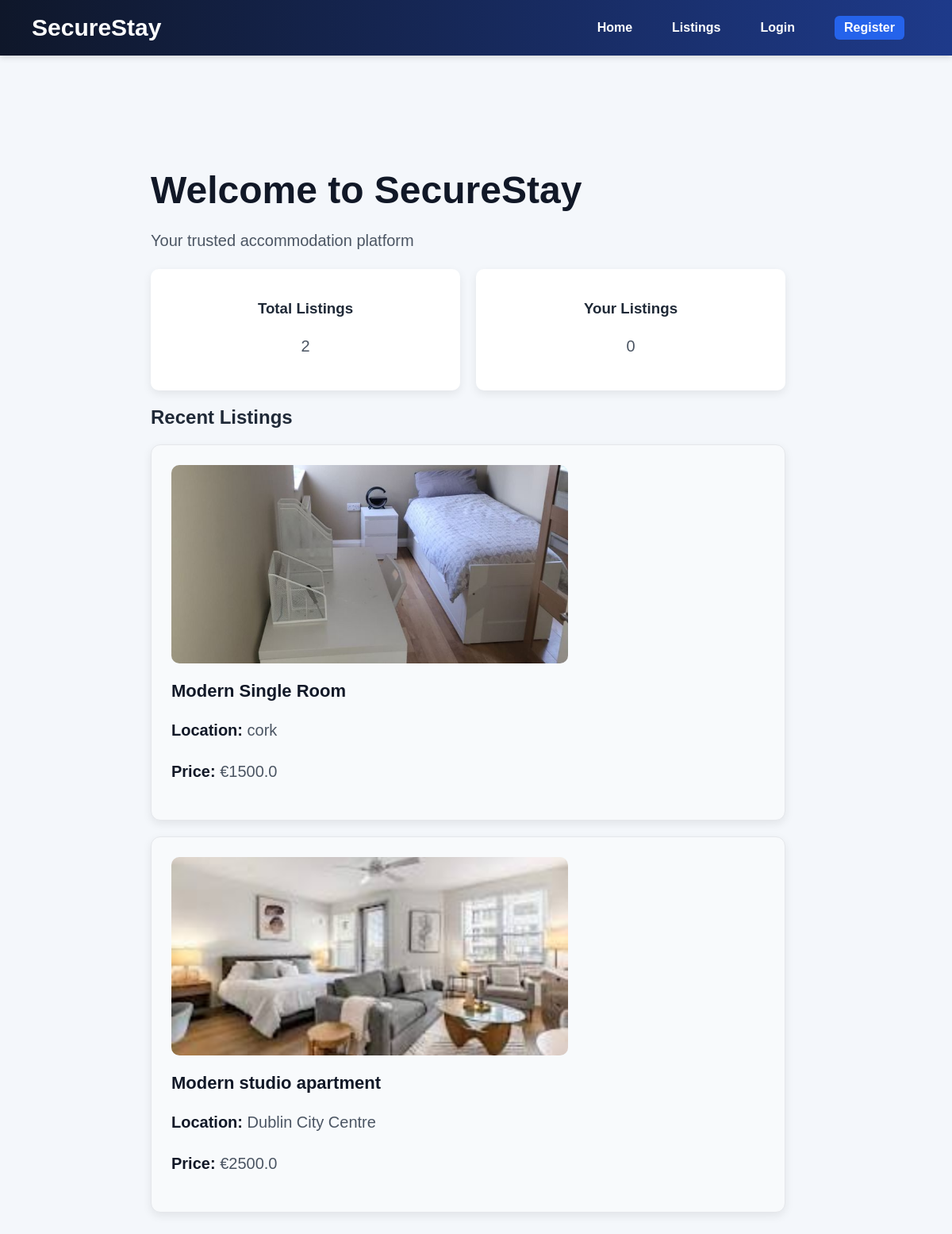
The page / on the database its author committed.
### models.py (models this page shows)
class Listing(db.Model):
    __tablename__ = "listings"
    id = db.Column(db.Integer, primary_key=True)
    title = db.Column(db.String(150), nullable=False)
    description = db.Column(db.Text, nullable=False)
    location = db.Column(db.String(150), nullable=False)
    price = db.Column(db.Float, nullable=False)
    room_type = db.Column(db.String(50), nullable=False)
    image_filename = db.Column(db.String(255), nullable=True)
    availability_status = db.Column(db.String(20), default="available", nullable=False)
    created_at = db.Column(db.DateTime, default=datetime.utcnow)
    landlord_id = db.Column(db.Integer, db.ForeignKey("users.id"), nullable=False)
    booking_requests = db.relationship("BookingRequest", backref="listing", lazy=True)

### app.py (the view)
@app.route('/')
def home():
    total_listings = Listing.query.count()
    user_listings = 0
    if current_user.is_authenticated:
        user_listings = Listing.query.filter_by(landlord_id=current_user.id).count()
    recent_listings = Listing.query.order_by(Listing.id.desc()).limit(3).all()
    return render_template(
        'index.html',
        total_listings=total_listings,
        user_listings=user_listings,
        recent_listings=recent_listings
)

### templates/index.html
{% extends "base.html" %}
{% block content %}
<div class="hero">
    <h1>Welcome to SecureStay</h1>
    <p>Your trusted accommodation platform</p>
    <div class="dashboard">
        <div class="card">
            <h3>Total Listings</h3>
            <p>{{ total_listings }}</p>
        </div>
        <div class="card">
            <h3>Your Listings</h3>
            <p>{{ user_listings }}</p>
        </div>
    </div>
    <h2>Recent Listings</h2>
    {% for listing in recent_listings %}
    <div class="listing-card">
        {% if listing.image_filename %}
            <img src="{{ url_for('static', filename='uploads/' + listing.image_filename) }}" class="listing-image" alt="Listing Image">
        {% else %}
            <img src="{{ url_for('static', filename='default.jpg') }}" class="listing-image" alt="Default Image">
        {% endif %}
        <h3>{{ listing.title }}</h3>
        <p><strong>Location:</strong> {{ listing.location }}</p>
        <p><strong>Price:</strong> €{{ listing.price }}</p>
    </div>
    {% endfor %}
</div>
{% endblock %}

### static/css/style.css (style rules this page uses)
body { font-family: Arial, sans-serif; margin: 0; background-color: #f4f7fb; color: #1f2937; }
.hero { background-color: transparent; padding: 40px; border-radius: 14px; max-width: 800px; margin-top: 20px; }
.hero h1 { font-size: 48px; margin-bottom: 15px; color: #111827; }
.hero p { font-size: 20px; color: #4b5563; line-height: 1.6; }
.listing-card { background: #f8fafc; padding: 25px; border-radius: 12px; margin-top: 20px; margin-bottom: 20px; box-shadow: 0 4px 12px rgba(0,0,0,0.08); border: 1px solid #e5e7eb; }
.listing-card h3 { margin-bottom: 12px; color: #111827; font-size: 22px; }
.listing-card p strong { margin: 5px 0; color: #111827; line-height: 1.6; }
.dashboard { display: flex; gap: 20px; margin: 20px 0; }
.card { background: white; padding: 20px; border-radius: 10px; flex: 1; text-align: center; box-shadow: 0 4px 12px rgba(0,0,0,0.08); }
.listing-image { width: 100%; max-width: 500px; height: 250px; object-fit: cover; border-radius: 10px; margin-bottom: 15px; display: block; }

### rows shown on the page
Listing: image_filename (picture), title "Modern Single Room", location "cork", price "1500.0"
Listing: image_filename (picture), title "Modern studio apartment", location "Dublin City Centre", price "2500.0"

### other values the page prints
{{ total_listings }} "2"
{{ user_listings }} "0"
